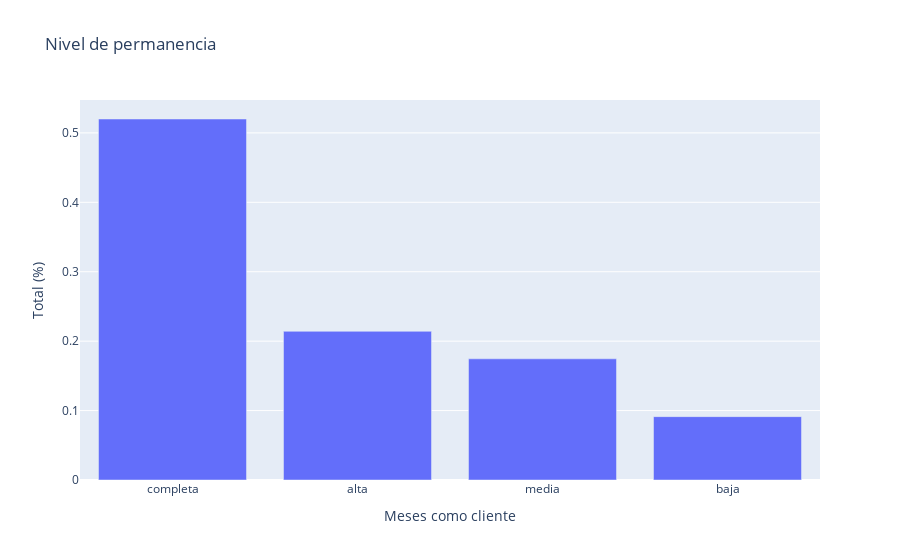

Notebook code for this chart:
### Markdown cell above
### Clientes - Nivel de permanencia

### Code cell
vs.bar_nivel_permanencia(df_bar=df_np_bar)

### Figure 1 — Plotly figure (JSON) as saved in the notebook; plotly's stock layout.template omitted (floating-point values rounded to 4 significant figures)
{"data": [{"hovertemplate": "%{y:.2f}", "name": "Permanencia", "type": "bar", "x": ["completa", "alta", "media", "baja"], "y": [0.52, 0.2142, 0.1746, 0.09126]}], "layout": {"hoverdistance": 200, "hovermode": "x unified", "spikedistance": 200, "title": {"text": "Nivel de permanencia"}, "transition": {"duration": 500}, "xaxis": {"showspikes": true, "spikecolor": "#999999", "spikemode": "across", "spikethickness": 2, "title": {"text": "Meses como cliente"}}, "yaxis": {"title": {"text": "Total (%)"}}}}
